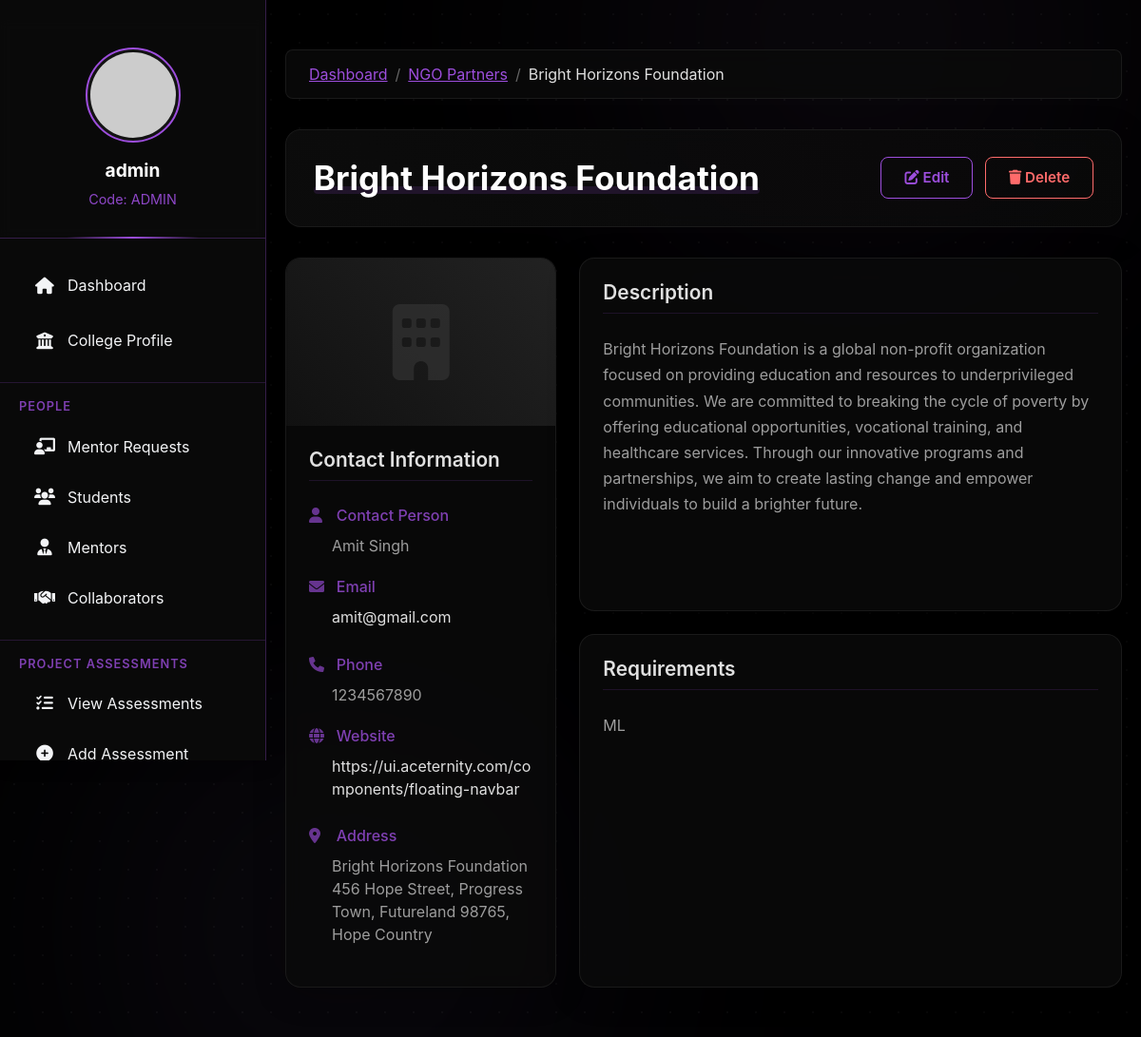
Page /college/ngo/2/ (signed in) on the committed database.
### college/models.py (models this page shows, shortened)
class CollegeProfile(models.Model):
    user = models.OneToOneField(User, on_delete=models.CASCADE)
    college_name = models.CharField(max_length=200, blank=True, null=True)
    college_code = models.CharField(max_length=50, blank=True, null=True)
    address = models.TextField(blank=True, null=True)
    contact_number = models.CharField(max_length=20, blank=True, null=True)
    website = models.URLField(blank=True, null=True)
    established_year = models.IntegerField(blank=True, null=True)
    principal_name = models.CharField(max_length=100, blank=True, null=True)
    principal_email = models.EmailField(blank=True, null=True)
    total_students = models.IntegerField(default=0)
    total_faculty = models.IntegerField(default=0)
    created_at = models.DateTimeField(auto_now_add=True)
    updated_at = models.DateTimeField(auto_now=True)

class NGO(models.Model):
    college = models.ForeignKey(CollegeProfile, on_delete=models.CASCADE, related_name='ngos')
    name = models.CharField(max_length=200)
    description = models.TextField()
    requirements = models.TextField(help_text="What the NGO needs or is looking for")
    contact_person = models.CharField(max_length=100, blank=True, null=True)
    contact_email = models.EmailField(blank=True, null=True)
    contact_phone = models.CharField(max_length=20, blank=True, null=True)
    website = models.URLField(blank=True, null=True)
    address = models.TextField(blank=True, null=True)
    image = models.ImageField(upload_to='ngo_images/', blank=True, null=True)
    created_at = models.DateTimeField(auto_now_add=True)
    updated_at = models.DateTimeField(auto_now=True)
    is_active = models.BooleanField(default=True)

### college/views.py (the view)
# urls.py: path('ngo/<int:ngo_id>/', views.ngo_detail, name='ngo_detail'),
@login_required
def ngo_detail(request, ngo_id):
    try:
        profile = CollegeProfile.objects.get(user=request.user)
        ngo = get_object_or_404(NGO, id=ngo_id, college=profile)
        context = {
            'profile': profile,
            'ngo': ngo
        }
        return render(request, 'college/ngo_detail.html', context)
    except CollegeProfile.DoesNotExist:
        messages.error(request, 'College profile not found!')
        return redirect('college_login')

### college/templates/college/ngo_detail.html (shortened to what this page needs)
{% extends 'college/base.html' %}
{% block content %}
<div class="ngo-container container">
    <div class="row">
        <div class="col-12">
            <nav aria-label="breadcrumb">
                <ol class="breadcrumb">
                    <li class="breadcrumb-item"><a href="{% url 'college_dashboard' %}">Dashboard</a></li>
                    <li class="breadcrumb-item"><a href="{% url 'ngo_list' %}">NGO Partners</a></li>
                    <li class="breadcrumb-item active" aria-current="page">{{ ngo.name }}</li>
                </ol>
            </nav>
        </div>
    </div>
    <div class="header-section">
        <div class="d-flex justify-content-between align-items-center">
            <h1>{{ ngo.name }}</h1>
            <div class="action-buttons">
                <a href="{% url 'edit_ngo' ngo.id %}" class="btn btn-outline-primary me-2">
                    <i class="fas fa-edit"></i> Edit
                </a>
                <button type="button" class="btn btn-outline-danger" data-bs-toggle="modal" data-bs-target="#deleteModal">
                    <i class="fas fa-trash"></i> Delete
                </button>
            </div>
        </div>
    </div>
    <div class="ngo-info-grid">
        <div class="contact-card">
            <div class="ngo-image-container">
                {% if ngo.image %}
                    <img src="{{ ngo.image.url }}" alt="{{ ngo.name }}" class="card-img-top">
                {% else %}
                    <div class="ngo-image-placeholder">
                        <i class="fas fa-building fa-5x"></i>
                    </div>
                {% endif %}
            </div>
            <div class="card-body">
                <h5 class="card-title">Contact Information</h5>
                <ul class="contact-list">
                    <li class="contact-item">
                        <strong><i class="fas fa-user"></i>Contact Person</strong>
                        <div>{{ ngo.contact_person }}</div>
                    </li>
                    <li class="contact-item">
                        <strong><i class="fas fa-envelope"></i>Email</strong>
                        <div><a href="mailto:{{ ngo.contact_email }}">{{ ngo.contact_email }}</a></div>
                    </li>
                    <li class="contact-item">
                        <strong><i class="fas fa-phone"></i>Phone</strong>
                        <div>{{ ngo.contact_phone }}</div>
                    </li>
                    {% if ngo.website %}
                    <li class="contact-item">
                        <strong><i class="fas fa-globe"></i>Website</strong>
                        <div><a href="{{ ngo.website }}" target="_blank" title="{{ ngo.website }}">{{ ngo.website }}</a></div>
                    </li>
                    {% endif %}
                    {% if ngo.address %}
                    <li class="contact-item">
                        <strong><i class="fas fa-map-marker-alt"></i>Address</strong>
                        <div>{{ ngo.address }}</div>
                    </li>
                    {% endif %}
                </ul>
            </div>
        </div>
        <div class="content-section">
            <div class="content-card">
                <div class="card-body">
                    <h5 class="card-title">Description</h5>
                    <p>{{ ngo.description|linebreaks }}</p>
                </div>
            </div>
            <div class="content-card">
                <div class="card-body">
                    <h5 class="card-title">Requirements</h5>
                    <p>{{ ngo.requirements|linebreaks }}</p>
                </div>
            </div>
        </div>
    </div>
</div>
{% endblock %}

### college/templates/college/base.html (shortened to what this page needs)
<!DOCTYPE html>
<html lang="en">
<head>
    <link href="https://cdn.jsdelivr.net/npm/bootstrap@5.1.3/dist/css/bootstrap.min.css" rel="stylesheet">
    <link rel="stylesheet" href="https://cdnjs.cloudflare.com/ajax/libs/font-awesome/6.0.0/css/all.min.css">
</head>
<body>
    <div class="bg-elements">
        <div class="bg-gradient"></div>
        <div class="bg-gradient"></div>
        <div class="static-pattern"></div>
    </div>
    <div id="sidebar">
        <div class="profile-section">
            <img src="https://via.placeholder.com/100" alt="College Logo">
            <div class="college-name">{{ profile.college_name|default:"College Portal" }}</div>
            {% if profile.college_code %}
            <div class="college-code">Code: {{ profile.college_code }}</div>
            {% endif %}
        </div>
        <nav class="nav flex-column">
            <a class="nav-link {% if request.resolver_match.url_name == 'college_dashboard' %}active{% endif %}" href="{% url 'college_dashboard' %}">
                <i class="fas fa-home"></i> Dashboard
            </a>
            <a class="nav-link {% if request.resolver_match.url_name == 'college_profile' %}active{% endif %}" href="{% url 'college_profile' %}">
                <i class="fas fa-university"></i> College Profile
            </a>
            <div class="nav-section">
                <div class="nav-section-title">People</div>
                <div class="nav-item">
                    <a class="nav-link {% if 'mentor-requests' in request.path %}active{% endif %}" href="{% url 'mentor_requests' %}">
                        <i class="fas fa-chalkboard-teacher"></i> Mentor Requests
                    </a>
                </div>
                <a class="nav-link {% if request.resolver_match.url_name == 'registered_students' %}active{% endif %}" href="{% url 'registered_students' %}">
                    <i class="fas fa-users"></i> Students
                </a>
                <a class="nav-link {% if request.resolver_match.url_name == 'registered_mentors' %}active{% endif %}" href="{% url 'registered_mentors' %}">
                    <i class="fas fa-user-tie"></i> Mentors
                </a>
                <a class="nav-link {% if request.resolver_match.url_name == 'college_view_collaborators' %}active{% endif %}" href="{% url 'college_view_collaborators' %}">
                    <i class="fas fa-handshake"></i> Collaborators
                </a>
            </div>
            <div class="nav-section">
                <div class="nav-section-title">Project Assessments</div>
                <a class="nav-link {% if request.resolver_match.url_name == 'project_assessment_list' %}active{% endif %}" href="{% url 'project_assessment_list' %}">
                    <i class="fas fa-tasks"></i> View Assessments
                </a>
                <a class="nav-link {% if request.resolver_match.url_name == 'add_project_assessment' %}active{% endif %}" href="{% url 'add_project_assessment' %}">
                    <i class="fas fa-plus-circle"></i> Add Assessment
                </a>
            </div>
        </nav>
    </div>
    <div id="content">
        {% block content %}{% endblock %}
    </div>
</body>
</html>

### college/templates/college/base.html (style rules this page uses)
:root { --primary: #9d4edd; --primary-hover: #8b5cf6; --primary-light: rgba(157, 78, 221, 0.2); --text-light: #F3F4F6; --text-secondary: #D1D5DB; --sidebar-width: 280px; --sidebar-bg: rgba(10, 10, 10, 0.9); --card-bg: rgba(30, 30, 30, 0.5); --card-border: rgba(157, 78, 221, 0.3); }
body { background-color: #000000; min-height: 100vh; margin: 0; color: var(--text-light); font-family: 'Inter', sans-serif; overflow-x: hidden; position: relative; }
.bg-elements { position: fixed; top: 0; left: 0; width: 100%; height: 100%; z-index: -1; overflow: hidden; }
.bg-gradient { position: absolute; width: 30rem; height: 30rem; border-radius: 50%; filter: blur(10rem); z-index: -1; opacity: 0.4; }
.bg-gradient:nth-child(1) { top: -15%; right: 5%; background: rgba(157, 78, 221, 0.15); }
.bg-gradient:nth-child(2) { bottom: -15%; left: 10%; background: rgba(139, 92, 246, 0.15); }
.static-pattern { position: absolute; top: 0; left: 0; width: 100%; height: 100%; opacity: 0.1; z-index: -1; background-image: radial-gradient(#555555 1px, transparent 1px); background-size: 30px 30px; }
#sidebar { width: var(--sidebar-width); background: var(--sidebar-bg); backdrop-filter: blur(15px); border-right: 1px solid var(--card-border); height: 100vh; position: fixed; top: 0; left: 0; padding-top: 20px; z-index: 100; transition: all 0.3s ease; box-shadow: 0 0 20px rgba(0, 0, 0, 0.3); overflow-y: auto; }
#content { margin-left: var(--sidebar-width); padding: 20px; position: relative; z-index: 1; min-height: 100vh; }
.nav-link { color: var(--text-light); padding: 12px 20px; transition: all 0.3s; border-radius: 8px; margin: 5px 15px; display: flex; align-items: center; position: relative; overflow: hidden; }
.nav-link::before { content: ''; position: absolute; top: 0; left: 0; width: 0; height: 100%; background: linear-gradient(90deg, var(--primary-light), transparent); transition: width 0.3s ease; z-index: -1; }
.nav-link i { margin-right: 12px; font-size: 1.1rem; width: 24px; text-align: center; }
.profile-section { text-align: center; padding: 30px 20px; border-bottom: 1px solid rgba(157, 78, 221, 0.3); margin-bottom: 20px; position: relative; background: rgba(10, 10, 10, 0.6); backdrop-filter: blur(5px); }
.profile-section::after { content: ''; position: absolute; bottom: -1px; left: 50%; transform: translateX(-50%); width: 50%; height: 2px; background: linear-gradient(90deg, transparent, var(--primary), transparent); }
.profile-section img { width: 100px; height: 100px; border-radius: 50%; margin-bottom: 15px; border: 2px solid var(--primary); padding: 3px; background: rgba(30, 30, 30, 0.5); transition: transform 0.3s ease, box-shadow 0.3s ease; object-fit: cover; }
.college-name { color: white; font-weight: bold; margin-bottom: 5px; font-size: 1.2rem; }
.college-code { color: var(--primary); font-size: 0.9rem; opacity: 0.9; }
.nav-item { position: relative; }
.nav-section { margin-top: 15px; padding-top: 15px; border-top: 1px solid rgba(157, 78, 221, 0.2); }
.nav-section-title { font-size: 0.8rem; text-transform: uppercase; letter-spacing: 1px; color: #9d4edd; padding: 0 20px; margin-bottom: 8px; font-weight: 600; opacity: 0.8; }

### rows in the picture
CollegeProfile: college_name "admin", college_code "ADMIN"
NGO: name "Bright Horizons Foundation", contact_person "Amit Singh", contact_email "amit@gmail.com", contact_phone "1234567890", website "https://ui.aceternity.com/components/floating-navbar", address "Bright Horizons Foundation 456 Hope Street, Progress Town, Futureland 98765, Hope Country", description "Bright Horizons Foundation is a global non-profit organization focused on providing education and resources to underprivileged communities. We are committed to breaking the cycle of poverty by offering educational opportunities, vocational training, and healthcare services. Through our innovative programs and partnerships, we aim to create lasting change and empower individuals to build a brighter future.", requirements "ML"
